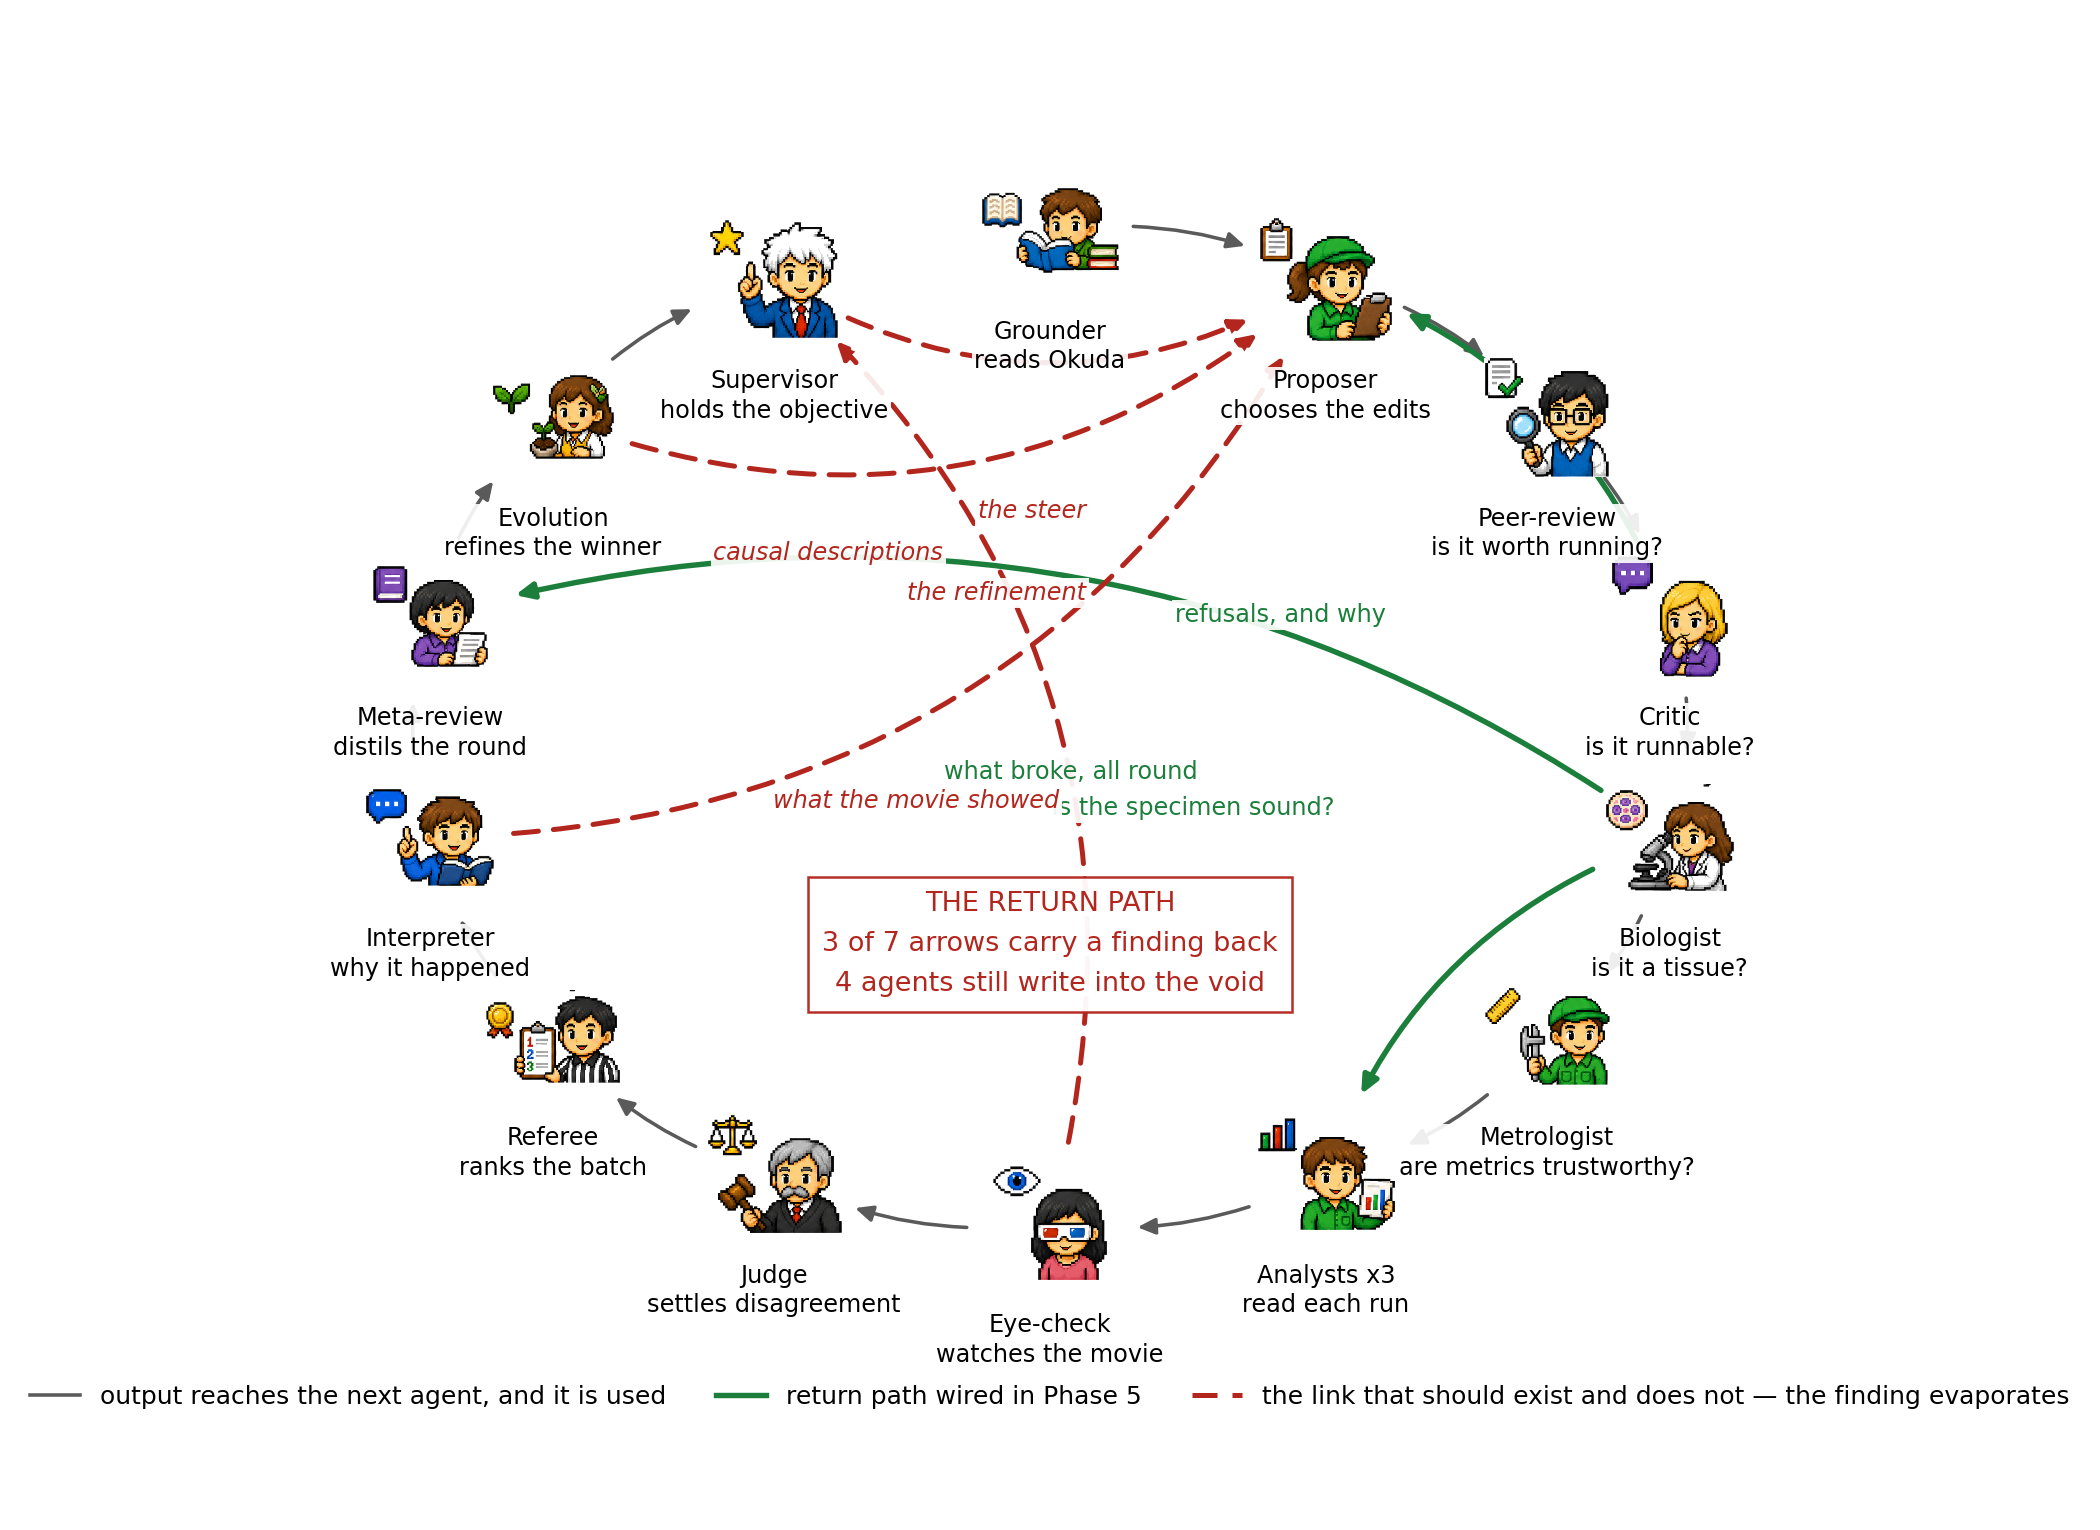

Source code (Python):
#!/usr/bin/env python
"""agent_figure -- the round as a picture: who tells whom, and which links do not exist.

The static scan in `agent_graph.py` reads the source, and it cannot see everything: the Proposer
writes analysis.md with its TOOLS, not through Python `open()`, so no amount of parsing finds that
edge. This figure is therefore authored, and every edge in it was checked by hand against the code
during the Phase 5 diagnosis. It is a claim about the loop, and it is meant to be argued with.

WHY A RING. The agents are drawn in the order the round runs them, and the forward hand-offs go all
the way round the rim. What the ring makes visible is the inside: the arrows that carry a finding
BACK to the agent that chooses the next edits. There should be a bundle of them. There is one, and
it was added this week. The Supervisor's steer, the Interpreter's causal descriptions and
Evolution's refinement have no path back, so a round cannot be changed by what the round found ---
which is why eight simulations moved coverage by nothing.

    grey   A's output reaches B, and B uses it        red dashed  the link that should exist
    green  return path wired in Phase 5                           and does not: work evaporates
"""
from __future__ import annotations

import os

import matplotlib
matplotlib.use("Agg")
import matplotlib.pyplot as plt                                    # noqa: E402
import numpy as np                                                 # noqa: E402
from matplotlib.offsetbox import AnnotationBbox, OffsetImage        # noqa: E402
from PIL import Image                                              # noqa: E402

HERE = os.path.dirname(os.path.abspath(__file__))
SHEET = os.path.join(HERE, "icons.png")

# The sheet as it actually reads, row by row. Getting this wrong is silent -- the figure simply
# shows the wrong face over the right name -- so it is written out in full rather than derived.
TILES = [["supervisor", "proposer", "peer_review", "critic"],
         ["duplicate", "analyst", "eye_check", "judge"],
         ["interpreter", "meta_review", "metrologist", "biologist"],
         ["cedric", "grounder", "evolution", "referee"]]

SPRITE_MIN_H = 100           # a character is ~170-250 px tall, a printed caption ~30. Nothing between.

# The ring, in the order the round runs. Two lines each: who it is, what it is for.
RING = [("grounder",    "Grounder",     "reads Okuda"),
        ("proposer",    "Proposer",     "chooses the edits"),
        ("peer_review", "Peer-review",  "is it worth running?"),
        ("critic",      "Critic",       "is it runnable?"),
        ("biologist",   "Biologist",    "is it a tissue?"),
        ("metrologist", "Metrologist",  "are metrics trustworthy?"),
        ("analyst",     "Analysts x3",  "read each run"),
        ("eye_check",   "Eye-check",    "watches the movie"),
        ("judge",       "Judge",        "settles disagreement"),
        ("referee",     "Referee",      "ranks the batch"),
        ("interpreter", "Interpreter",  "why it happened"),
        ("meta_review", "Meta-review",  "distils the round"),
        ("evolution",   "Evolution",    "refines the winner"),
        ("supervisor",  "Supervisor",   "holds the objective")]

# how: "flow" works | "wired" connected in Phase 5 | "missing" output goes nowhere
EDGES = [("grounder", "proposer", "flow", ""),
         ("proposer", "peer_review", "flow", ""),
         ("peer_review", "critic", "flow", ""),
         ("critic", "biologist", "flow", ""),
         ("biologist", "metrologist", "flow", ""),
         ("metrologist", "analyst", "flow", ""),
         ("analyst", "eye_check", "flow", ""),
         ("eye_check", "judge", "flow", ""),
         ("judge", "referee", "flow", ""),
         ("referee", "interpreter", "flow", ""),
         ("interpreter", "meta_review", "flow", ""),
         ("meta_review", "evolution", "flow", ""),
         ("evolution", "supervisor", "flow", ""),
         # the inside of the ring: everything that should come back to the Proposer
         ("critic", "proposer", "wired", "refusals, and why"),
         ("biologist", "analyst", "wired", "is the specimen sound?"),
         ("biologist", "meta_review", "wired", "what broke, all round"),
         ("supervisor", "proposer", "missing", "the steer"),
         ("interpreter", "proposer", "missing", "causal descriptions"),
         ("evolution", "proposer", "missing", "the refinement"),
         ("eye_check", "supervisor", "missing", "what the movie showed")]

STYLE = {"flow": ("#5A5A5A", "solid", 1.7), "wired": ("#1B7F3B", "solid", 2.6),
         "missing": ("#B3261E", (0, (5, 3)), 2.4)}


def _runs(profile, thr=2, gap=1):
    """Contiguous stretches of ink along one axis, merged across gaps of `gap` px or less."""
    idx = np.where(profile > thr)[0]
    if idx.size == 0:
        return []
    cut = np.where(np.diff(idx) > gap)[0]
    return [(int(r[0]), int(r[-1]) + 1) for r in np.split(idx, cut + 1)]


def tiles():
    """Crop the 4x4 sheet into named sprites.

    NOT on equal quarters. The artwork is not laid out on them: a quarter cut both chops the
    bottom of a character and hands one cell its neighbour's emblem, and both mistakes are silent
    -- the figure simply shows a headless agent or somebody else's ruler. Two things are measured
    from the sheet instead.

    ROWS, PER COLUMN. Down any one column the ink separates into eight clean stretches, four
    characters (170-250 px) alternating with four printed names (~30 px). Nothing in the sheet
    falls between those heights, so the split needs no tuning. Measured per column and not
    globally, because globally a name in row 3 and a head in row 4 overlap and merge.

    COLUMNS, BY NEAREST CENTRE. Each character carries a small emblem to its left, and some of
    them cross the gutter -- the Metrologist's ruler sits inside the Meta-reviewer's quarter. So
    every blob of ink is assigned to the column whose centre it is nearest, which puts the ruler
    with the Metrologist because that is who it is nearer to. Geometry, not a boundary.
    """
    a = np.asarray(Image.open(SHEET).convert("RGB")).astype(np.int16)
    ink = ~((a.min(2) > 226) & ((a.max(2) - a.min(2)) < 16))
    H, W = ink.shape

    xs = np.where(ink.any(0))[0]
    lo, hi = int(xs.min()), int(xs.max()) + 1
    pitch = (hi - lo) / 4.0
    centres = [lo + pitch * (c + 0.5) for c in range(4)]

    out = {}
    for c in range(4):
        slab = ink[:, int(centres[c] - pitch * 0.35):int(centres[c] + pitch * 0.35)]
        bands = [(y0, y1) for y0, y1 in _runs(slab.sum(1)) if y1 - y0 >= SPRITE_MIN_H]
        if len(bands) != 4:
            raise SystemExit(f"column {c}: found {len(bands)} character bands, expected 4")
        for r, (y0, y1) in enumerate(bands):
            y0 = max(y0 - 12, 0)     # air ABOVE only: the emblem can sit higher than the head,
            #                          and anything added below picks up the caption underneath
            mine = [(bx0, bx1) for bx0, bx1 in _runs(ink[y0:y1].sum(0), gap=6)
                    if int(np.argmin([abs((bx0 + bx1) / 2 - m) for m in centres])) == c]
            if not mine:
                continue
            x0, x1 = max(min(b[0] for b in mine) - 2, 0), min(max(b[1] for b in mine) + 2, W)
            cell, cink = a[y0:y1, x0:x1].copy(), ink[y0:y1, x0:x1]
            ys = np.where(cink.any(1))[0]                        # trim the air back off the top
            cell, cink = cell[ys.min():ys.max() + 1], cink[ys.min():ys.max() + 1]
            cell[~cink] = 255                                    # knock the background to white
            out[TILES[r][c]] = Image.fromarray(cell.astype(np.uint8))
    return out


def _on_arc(p0, p2, rad, t):
    """A point on the quadratic Bezier matplotlib actually draws for connectionstyle=arc3."""
    (x0, y0), (x2, y2) = p0, p2
    cx = (x0 + x2) / 2 - rad * (y2 - y0)                          # control point: midpoint,
    cy = (y0 + y2) / 2 + rad * (x2 - x0)                          # displaced perpendicular
    u = 1 - t
    return (u * u * x0 + 2 * u * t * cx + t * t * x2,
            u * u * y0 + 2 * u * t * cy + t * t * y2)


def build(path=None):
    sprites = tiles()
    R, n = 4.0, len(RING)
    pos = {}
    for i, (key, _, _) in enumerate(RING):                       # clockwise from the top
        th = np.pi / 2 - 2 * np.pi * i / n
        pos[key] = (R * np.cos(th) * 1.28, R * np.sin(th))       # widened: labels need the room

    # Every sprite, every caption beneath it, and the summary box. Captions and the box are WIDE,
    # so each is represented by several points across its span -- a single centre point lets a
    # label sit happily on the far end of the words it is supposed to avoid.
    keepout = [xy for xy in pos.values()]
    keepout += [(xy[0] + dx, xy[1] - 1.0) for xy in pos.values() for dx in (-0.9, 0.0, 0.9)]
    keepout += [(x, -1.75) for x in (-1.8, -0.9, 0.0, 0.9, 1.8)]

    fig, ax = plt.subplots(figsize=(14.0, 10.2))
    fig.patch.set_facecolor("white")

    for a, b, how, lbl in EDGES:
        (x0, y0), (x1, y1) = pos[a], pos[b]
        col, ls, lw = STYLE[how]
        ia, ib = [i for i, t in enumerate(RING) if t[0] == a][0], \
                 [i for i, t in enumerate(RING) if t[0] == b][0]
        rim = (ib - ia) % n == 1                                 # neighbours: hug the rim
        rad = -0.16 if rim else (0.24 if how == "wired" else 0.30)
        ax.annotate("", xy=(x1, y1), xytext=(x0, y0), zorder=1,
                    arrowprops=dict(arrowstyle="-|>,head_width=0.32,head_length=0.7", color=col,
                                    lw=lw, linestyle=ls, shrinkA=40, shrinkB=42,
                                    connectionstyle=f"arc3,rad={rad}"))
        if lbl:
            # ON THE ARC, not on the chord. Placing a label along the straight line between two
            # agents puts it where the arrow is not -- and on a ring, that is on top of whichever
            # sprite the arc bows away from. Every one of these labels landed on a face.
            mx, my = _on_arc((x0, y0), (x1, y1), rad, 0.42)
            # EASE INWARD UNTIL IT IS CLEAR. Every chord ends at a node, and a label placed on the
            # arc lands on somebody's face or caption. Rather than hand-nudging each one -- which
            # silently rots the moment an edge is added, and two were added the same afternoon --
            # pull the label toward the centre until it is clear of every sprite and every caption.
            for _ in range(10):
                if not any((mx - kx) ** 2 + (my - ky) ** 2 < 1.15 ** 2 for kx, ky in keepout):
                    break
                mx, my = mx * 0.88, my * 0.88
            keepout.append((mx, my))     # and now nothing else may sit on THIS label either
            ax.text(mx, my, lbl, fontsize=11.5, color=col, ha="center", va="center", zorder=5,
                    style="italic" if how == "missing" else "normal",
                    bbox=dict(fc="white", ec="none", pad=1.4, alpha=0.92))

    for key, name, role in RING:
        x, y = pos[key]
        ax.add_artist(AnnotationBbox(OffsetImage(sprites[key], zoom=0.235), (x, y),
                                     frameon=False, zorder=3))
        # Always directly beneath its own sprite. Radial placement reads well on an empty ring and
        # badly on a full one -- at fourteen nodes a label ends up nearer its neighbour than itself.
        ax.text(x, y - 0.72, f"{name}\n{role}", fontsize=11.5, ha="center", va="top", zorder=4,
                linespacing=1.3, bbox=dict(fc="white", ec="none", pad=1.2, alpha=0.9))

    miss = sum(1 for e in EDGES if e[2] == "missing")
    # COUNTED, NOT TYPED. The first version of this caption said "one arrow of five", and it was
    # wrong within the hour -- two more return paths were wired and the picture still claimed one.
    back = [e for e in EDGES if e[2] in ("wired", "missing")]
    live = sum(1 for e in back if e[2] == "wired")
    ax.text(0, -1.75, f"THE RETURN PATH\n{live} of {len(back)} arrows carry a finding back\n"
                      f"{miss} agents still write into the void",
            fontsize=13, ha="center", va="center", color="#B3261E", linespacing=1.7,
            bbox=dict(fc="white", ec="#B3261E", lw=1.2, pad=7, alpha=0.96))

    for how, lab in (("flow", "output reaches the next agent, and it is used"),
                     ("wired", "return path wired in Phase 5"),
                     ("missing", "the link that should exist and does not — the finding evaporates")):
        col, ls, lw = STYLE[how]
        ax.plot([], [], color=col, ls=ls, lw=lw, label=lab)
    ax.legend(loc="lower center", ncol=3, frameon=False, fontsize=12, bbox_to_anchor=(0.5, -0.012))

    ax.set_xlim(-6.55, 6.55)
    ax.set_ylim(-5.55, 4.95)
    ax.set_aspect("equal")
    ax.axis("off")
    fig.tight_layout()
    path = path or os.path.join(HERE, "figures", "agent_figure.png")
    os.makedirs(os.path.dirname(path), exist_ok=True)
    fig.savefig(path, dpi=150, facecolor="white")
    inbound = sum(1 for a, b, h, _ in EDGES if b == "proposer")
    print(f"  {n} agents, {len(EDGES)} edges, {miss} missing, {inbound} arrows into the Proposer")
    print(f"  -> {os.path.relpath(path, os.path.dirname(HERE))}")


if __name__ == "__main__":
    build()
